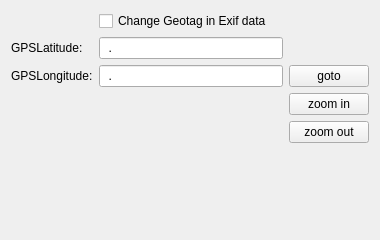
<?xml version="1.0" encoding="UTF-8"?>
<ui version="4.0">
 <class>Widget</class>
 <widget class="QWidget" name="Widget">
  <property name="geometry">
   <rect>
    <x>0</x>
    <y>0</y>
    <width>380</width>
    <height>240</height>
   </rect>
  </property>
  <property name="windowTitle">
   <string notr="true">Form</string>
  </property>
  <layout class="QGridLayout" name="gridLayout">
   <item row="2" column="0">
    <widget class="QLabel" name="label">
     <property name="text">
      <string>GPSLongitude:</string>
     </property>
    </widget>
   </item>
   <item row="2" column="1">
    <widget class="QLineEdit" name="lngLineEdit">
     <property name="inputMask">
      <string>00.000000; </string>
     </property>
     <property name="text">
      <string notr="true">.</string>
     </property>
    </widget>
   </item>
   <item row="5" column="1">
    <layout class="QGridLayout" name="mapGrid"/>
   </item>
   <item row="1" column="1">
    <widget class="QLineEdit" name="latLineEdit">
     <property name="inputMask">
      <string>00.000000; </string>
     </property>
     <property name="text">
      <string notr="true">.</string>
     </property>
     <property name="maxLength">
      <number>9</number>
     </property>
    </widget>
   </item>
   <item row="1" column="0">
    <widget class="QLabel" name="label_2">
     <property name="text">
      <string>GPSLatitude:</string>
     </property>
    </widget>
   </item>
   <item row="2" column="2">
    <widget class="QPushButton" name="gotoButton">
     <property name="text">
      <string>goto</string>
     </property>
    </widget>
   </item>
   <item row="5" column="2">
    <layout class="QVBoxLayout" name="verticalLayout">
     <item>
      <widget class="QPushButton" name="zoomInButton">
       <property name="text">
        <string>zoom in</string>
       </property>
      </widget>
     </item>
     <item>
      <widget class="QPushButton" name="zoomOutButton">
       <property name="text">
        <string>zoom out</string>
       </property>
      </widget>
     </item>
     <item>
      <spacer name="verticalSpacer">
       <property name="orientation">
        <enum>Qt::Vertical</enum>
       </property>
       <property name="sizeHint" stdset="0">
        <size>
         <width>20</width>
         <height>40</height>
        </size>
       </property>
      </spacer>
     </item>
    </layout>
   </item>
   <item row="0" column="1">
    <widget class="QCheckBox" name="geotagCheckBox">
     <property name="text">
      <string>Change Geotag in Exif data</string>
     </property>
    </widget>
   </item>
  </layout>
 </widget>
 <resources/>
 <connections/>
</ui>
